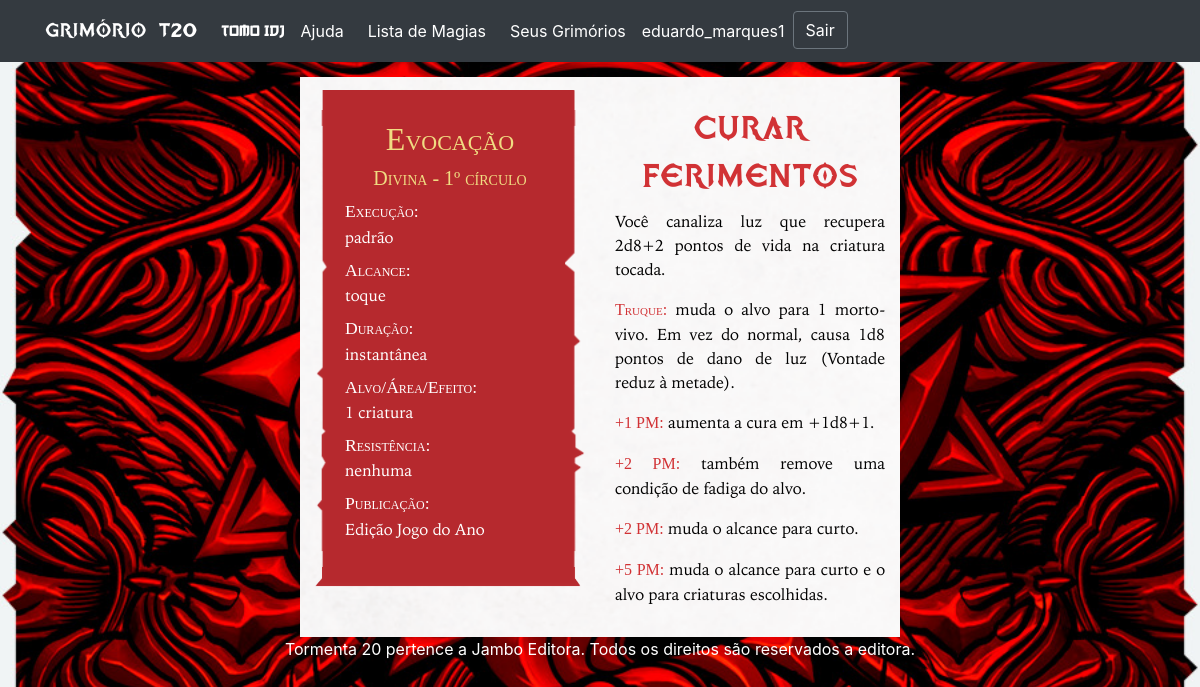
The app's page /65/ (signed in) with its own data.
### spell/models.py (models this page shows, shortened)
class Spell(models.Model):
    name = models.TextField()
    sorting_name = models.TextField(blank=True)
    image = models.ImageField(upload_to='spell/images', blank=True)
    SPELL_TYPE_CHOICES = [
        ('AR', 'Arcana'),
        ('DI', 'Divina'),
        ('UN', 'Universal'),
    ]
    spell_type = models.CharField(
        max_length=2,
        choices=SPELL_TYPE_CHOICES,
        default='AR',
    )
    SCHOOL_CHOICES = [
        ('AB', 'Abjuração'),
        ('AD', 'Adivinhação'),
        ('CO', 'Convocação'),
        ('EN', 'Encantamento'),
        ('EV', 'Evocação'),
        ('IL', 'Ilusão'),
        ('NE', 'Necromancia'),
        ('TR', 'Transmutação'),
    ]
    school = models.CharField(
        max_length=2,
        choices=SCHOOL_CHOICES,
        default='AB',
    )
    CIRCLE_CHOICES = [
        ('1', 1),
        ('2', 2),
        ('3', 3),
        ('4', 4),
        ('5', 5),
    ]
    circle = models.CharField(
        max_length=1,
        choices=CIRCLE_CHOICES,
        default=1,
    )
    execution = models.TextField()
    range = models.TextField()
    target_area_effect = models.TextField()
    duration = models.TextField()
    resistance = models.TextField(blank=True)
    description = models.TextField(default='')
    enhancements = models.ManyToManyField(to=Enhancement, related_name='spell', blank=True)
    short_description = models.CharField(max_length=100, blank=True)
    book_magazine = models.CharField(max_length=100, blank=True)
    user = models.ForeignKey(User, on_delete=models.CASCADE, null=True)
    shared_users = models.TextField(blank=True)

class Enhancement(models.Model):
    cost = models.CharField(max_length=100)
    effect = models.TextField()
    related_spell = models.ForeignKey('Spell', on_delete=models.CASCADE, default=None)

### spell/views.py (the view)
# urls.py: path('<int:spell_id>/', views.spell_details, name='spell_details'),
def spell_details(request, spell_id):
    spell = get_object_or_404(Spell, pk=spell_id)
    enhancements = Enhancement.objects.filter(related_spell=spell_id)
    is_homebrew = bool(True if spell.user.username != "GrimorioT20" else False)
    if is_homebrew:
        if not request.user.is_authenticated:
            return redirect('loginuser')
        if request.user.is_authenticated and request.user.get_username() not in spell.shared_users:
            return render(request, 'spell/access_denied.html')
    return render(request, 'spell/spell_details.html', {'spell': spell,
                                                        'enhancements': enhancements, 'is_homebrew': is_homebrew})

### spell/templates/spell/spell_details.html (shortened to what this page needs)
{% extends './spell_base.html' %}
{% block content %}
<div class="container-fluid" >
    <div class="row">
        <div class="col-md-12">
            <div class="row" style="padding-top:15px"></div>
            <div class="row">
                <div class="col-md-3"></div>
                <div class="col-md-6 bg_image" style="padding-top: 13px">
                </div>
                <div class="col-md-3"></div>
            </div>
            <div class="row">
                <div class="col-md-3"></div>
                <div class="col-md-3 bg_image" style="padding-bottom:13px">
                    <div class="col-md-12 box">
                        <h2 style="text-align:center">
                            {{ spell.get_school_display }}
                        </h2>
                        <h5 style="text-align:center">
                            {{ spell.get_spell_type_display }} - {{ spell.circle }}º círculo
                        </h5>
                        <dl>
                            <dt>
                                Execução:
                            </dt>
                            <dd>
                                {{ spell.execution }}
                            </dd>
                            <dt>
                                Alcance:
                            </dt>
                            <dd>
                                {{ spell.range }}
                            </dd>
                            <dt>
                                Duração:
                            </dt>
                            <dd>
                                {{ spell.duration }}
                            </dd>
                            <dt>
                                Alvo/Área/Efeito:
                            </dt>
                            <dd>
                                {{ spell.target_area_effect }}
                            </dd>
                            <dt>
                                Resistência:
                            </dt>
                            <dd>
                                {% if spell.resistance != '' %}
                                {{ spell.resistance }}
                                {% else %}
                                nenhuma
                                {% endif %}
                            </dd>
                            <dt>
                                Publicação:
                            </dt>
                            <dd>
                                {{spell.book_magazine}}
                            </dd>
                        </dl>
                    </div>
                </div>
                <div class="col-md-3 bg_image" style="padding-top: 15px;padding-bottom: 15px;padding-left:15px;padding-right:15px">
                    <h1>
                        <div style="text-align:center">{{spell.name}}</div>
                    </h1>
                    <p>
                        {{ spell.description }}
                    </p>
                    {% for enhancement in enhancements %}
                    <p>
                        <b class="enhc">{{ enhancement.cost }}:</b>
                        {{enhancement.effect}}
                    </p>
                    {% endfor %}
                </div>
                <div class="col-md-3"></div>
            </div>
        </div>
    </div>
</div>
{% endblock %}

### homepage/templates/homepage/base.html (shortened to what this page needs)
<!doctype html>
<html lang="en">
    <head>
        <link rel="stylesheet" href="https://maxcdn.bootstrapcdn.com/bootstrap/4.0.0/css/bootstrap.min.css">
        {% load static %}
    </head>
    <body>
        <nav class="navbar navbar-expand-lg navbar-dark bg-dark">
            <div class="container">
                <a class="navbar-brand" href="{% url 'about' %}" style="font-family: 'tormenta20'; font-size: 150%">Grimório T20</a>
                <div class="collapse navbar-collapse" id="mainNav">
                    <ul class="nav navbar-nav">
                        <li class="nav-item active">
                            <a class="nav-link" href="https://jutsusidj.pythonanywhere.com/" style="font-family: 'go3v2';">Tomo IDJ</a>
                        </li>
                        <li class="nav-item active">
                            <a class="nav-link" href="{% url 'help' %}" style="margin-right:8px">Ajuda</a>
                        </li>
                        <li class="nav-item active">
                            <a class="nav-link" href="{% url 'spell:spells_page' %}" style="margin-right:8px">Lista de Magias</a>
                        </li>
                        {% if user.is_authenticated %}
                        <li class="nav-item active">
                            <a class="nav-link" href="{% url 'grimoire:grimoire_list' %}" style="color:white; margin-right:8px">Seus Grimórios</a>
                        </li>
                        <li class="nav-item">
                            <span class="navbar-text" style="color:white; margin-right:8px">
                                {{ user.username }}
                            </span>
                        </li>
                        <li class="nav-item active">
                            <form class="form-inline" action="{% url 'logoutuser' %}" method="POST">
                                <button type="submit" class="btn btn-outline-secondary" style="color:white">Sair</button>
                            </form>
                        </li>
                        {% endif %}
                    </ul>
                </div>
            </div>
        </nav>
        {% autoescape off %}{% block content %}{% endblock %}{% endautoescape %}
        <footer class="footer" style="width: 100%;text-align: center;color:white">
            <div class="container">
                <span class="text">Tormenta 20 pertence a Jambo Editora. Todos os direitos são reservados a editora.</span>
            </div>
        </footer>
    </body>
</html>

### spell/templates/spell/spell_details.html (style rules this page uses)
body { background-image: url("/static/img/bg_2.jpg"); background-repeat: no-repeat; background-attachment: fixed; background-size: cover; bacground-position: center; }
.bg_image { background-image: url("/static/img/background.png"); background-repeat: no-repeat; background-attachment: fixed; background-size: cover; bacground-position: center; }
.box { display: table; border: 20px solid black; border-image: url("/static/img/box_2.png") 4% repeat; background-color: #B6292E; background-clip: padding-box, border-box; padding-top: 10px; padding-bottom: 10px; padding-left:10px; padding-right:10px; }
dd { font-family: 'iowanOldStyleRegular'; color: white; font-weight: normal; font-style: normal; }
dt { font-family: 'iowanOldStyleBold'; color: white; font-weight: normal; font-style: normal; font-size: 110%; font-variant: small-caps; }
h2 { font-family: 'iowanOldStyleBold'; font-weight: normal; color: #f0dc82; font-variant: small-caps; }
h5 { font-family: 'iowanOldStyleBold'; font-weight: normal; color: #f0dc82; font-variant: small-caps; }
h1 { font-family: 'tormenta20'; font-weight: normal; color: #d13235 }
.enhc { font-family: 'iowanOldStyleBold'; font-weight: normal; color: #d13235; font-variant: small-caps; }
p { font-family: 'iowanOldStyleRegular'; color: black; font-weight: normal; font-style: normal; text-align: justify; text-justify: inter-word; }

### records on screen
Spell: school "Evocação", spell_type "Divina", circle "1", execution "padrão", range "toque", duration "instantânea", target_area_effect "1 criatura", book_magazine "Edição Jogo do Ano", name "Curar Ferimentos", description "Você canaliza luz que recupera 2d8+2 pontos de vida na criatura tocada."
Enhancement: cost "Truque", effect "muda o alvo para 1 morto-vivo. Em vez do normal, causa 1d8 pontos de dano de luz (Vontade reduz à metade)."
Enhancement: cost "+1 PM", effect "aumenta a cura em +1d8+1."
Enhancement: cost "+2 PM", effect "também remove uma condição de fadiga do alvo."
Enhancement: cost "+2 PM", effect "muda o alcance para curto."
Enhancement: cost "+5 PM", effect "muda o alcance para curto e o alvo para criaturas escolhidas."

### other values on screen
{{ user.username }} "eduardo_marques1"
